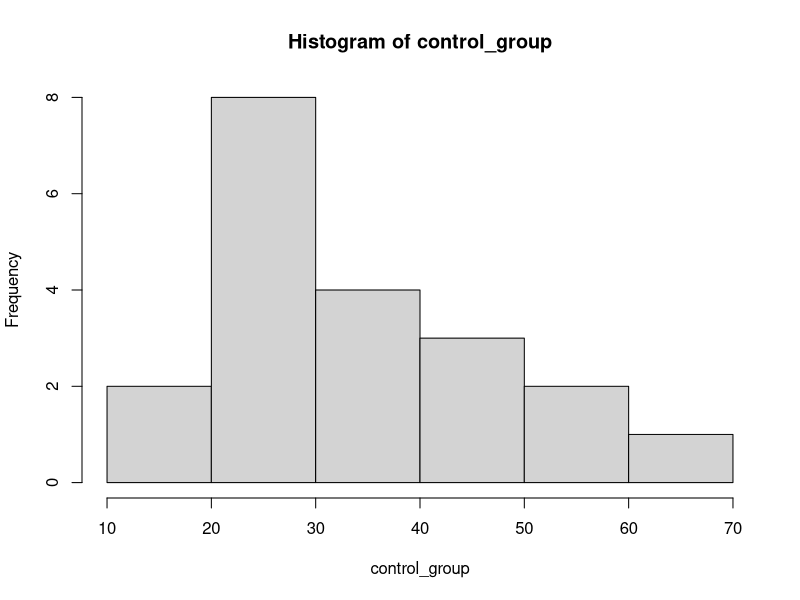
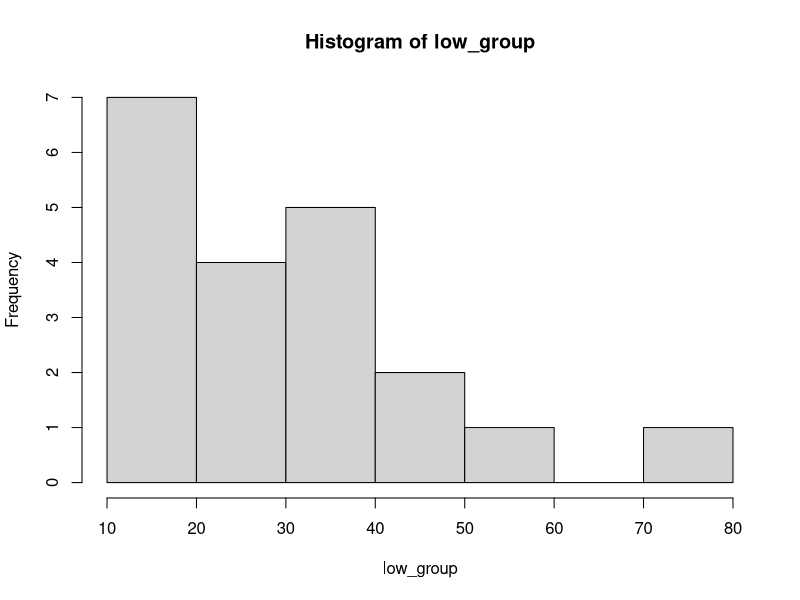
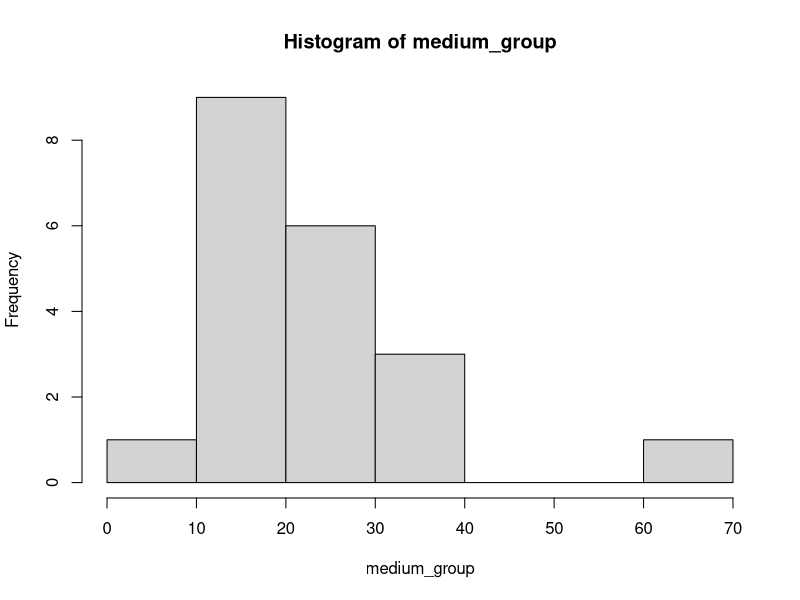
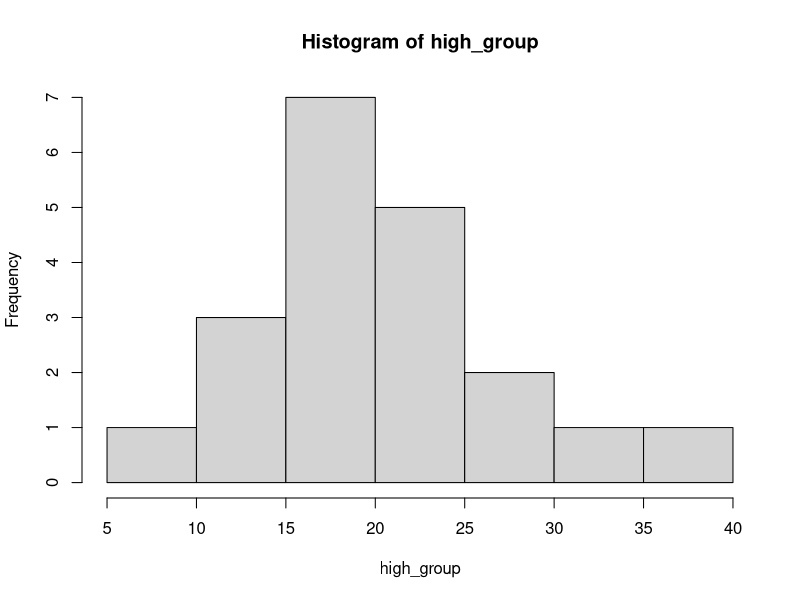
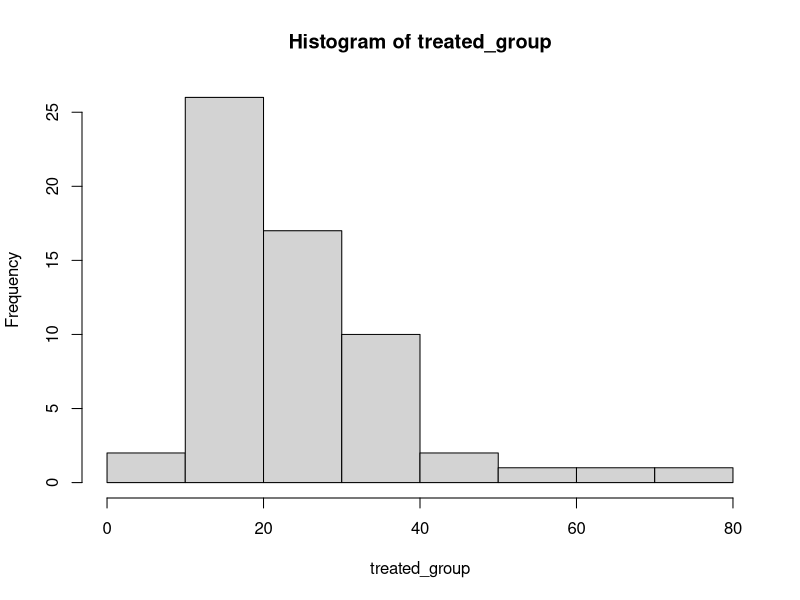

The R script that drew these images, in order:

#The promising results of MECAS-123 and its favourable safety profile has led to the execution of a rudimentary dose finding study. 
# A follow-up study was carried out to measure NfL in AD patients treated across four study arms: control treatment, experimental treatment (with MECAS-123) at a low, medium and high dose. 
# A total of 80 patients were recruited (20 patients per study arm).

#Propose a statistical analysis for multiple comparisons.
# 
#Carry out the analysis using the attached data (Data_T3.csv Download Data_T3.csv).
#Plot the data, interpret and comment on the results.


install.packages('tidyverse',dependency=T)

library(tidyverse)
data <- read.csv('data/Data_T3.csv')
head(data)

# A statistical analysis can be done by visualising the distributions of the control, low, high and medium dose 
control_group <- data$NFL[data$GROUP=="Control"]
low_group <- data$NFL[data$GROUP=="Low"]
medium_group <- data$NFL[data$GROUP=="Medium"]
high_group <- data$NFL[data$GROUP=="High"]
treated_group <- data$NFL[data$GROUP!="Control"]
# Visualize histograms for each distribution 
hist(control_group)
hist(low_group)
hist(medium_group)
hist(high_group)
hist(treated_group)


# Do t test on control and low, medium and high group (control vs treated group)
t.test(treated_group, control_group)

# The results of the test are as follows
# data:  treated_group and control_group
# t = -2.5014, df = 30.227, p-value = 0.01801
# alternative hypothesis: true difference in means is not equal to 0
#95 percent confidence interval:
#  -15.492663  -1.568003
#sample estimates:
#  mean of x mean of y 
# 24.48952  33.01985
# This shows that there is a significant difference within the distributions because of the low p value

# Calculate Cohen's d value


